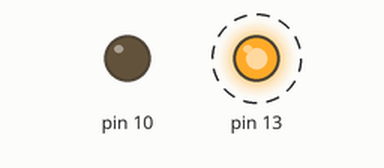
The sketch below on a simulated Arduino Uno, built with avr-gcc and run on an emulated ATmega328P. On the bench: output pins drawn as LEDs (lit = HIGH). Dashed ring = blinking.

Above: at 0.2 s.
At 6.3 s:
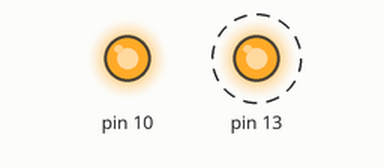
Timing chart, 0 to 8.1 s (numbered marks = the images above):
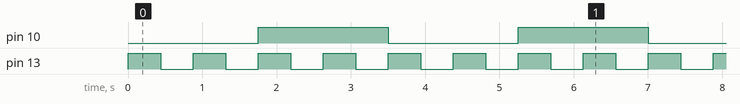

Measured:
- by itself, pin 10: alternates HIGH for 1.8 s and LOW for 1.8 s
- by itself, pin 13: alternates HIGH for 0.44 s and LOW for 0.44 s
- by itself, everything shown: repeats every 3.5 s, in 8 steps

The sketch:

blinkingLEDs.ino
```cpp
#include <avr/io.h>


// Optimierung des Codes anhand macros
#define SET(x,y) (x |= y)
#define CLEAR(x,y) (x &=~ y)
#define INVERT(x,y) (x ^= y)
#define BIT(b) (1<<b)

#define LED1 BIT(5)
#define LED2 BIT(4)
#define LED4 BIT(2)

// Declaration of functions
void Init();
void Blink_LED1();
void Toggle_LED4();
void PauseAn();
void PauseAus();


int main() {
  Init();
  while(1) {           // forever
    Blink_LED1();
    Toggle_LED4();
  }
}

// Definition of functions used in main()

void Init() {
  CLEAR(DDRB, B00111100);
  CLEAR(PORTB, B00111100);
  SET(DDRB, 0x24);      // DDRB |= 0x24;        // setze Bit 2 und 5 im Port B auf Ausgang (LED 1 und 4) --> LEDs 1 and 4 are turned on --> ??1001??
  CLEAR(PORTB, 0x24);     // PORTB &=~ 0x24;      // gib an PortB Pin2 (LED4) und 5 (LED1) 0-Pegel aus --> LED an --> LEDs 1 and 4 remain on --> ??0000?? (? is 1 or 0)
}

void Blink_LED1() {
  SET(PORTB, LED1);    // SET(PORTB, BIT(5));   // SET(PORTB, 0x20); //PORTB |= 0x20;     // setze Bit 5 am PORTB --> Ausgabe 1-Pegel, LED1 aus PORTB = ??1000??
  PauseAus();
  CLEAR(PORTB,LED1);  // CLEAR(PORTB,BIT(5));    // CLEAR(PORTB,0x20); //PORTB &=~ 0x20;     /* lösche Bit 5 --> Ausgabe 0, LED1 aber noch nicht an, weil ohne nächste Anweisung 'Pause()' kommt die Anweisung 'SET() nochmals, der das Bit direkt löscht
  PauseAus(); // --> LED This is needed to turn on the LED1 again

  SET(PORTB, LED1);    // SET(PORTB, BIT(5));   // SET(PORTB, 0x20); //PORTB |= 0x20;     // setze Bit 5 am PORTB --> Ausgabe 1-Pegel, LED1 aus PORTB = ??1000??
  PauseAus();
  CLEAR(PORTB,LED1);  // CLEAR(PORTB,BIT(5));    // CLEAR(PORTB,0x20); //PORTB &=~ 0x20;     /* lösche Bit 5 --> Ausgabe 0, LED1 aber noch nicht an, weil ohne nächste Anweisung 'Pause()' kommt die Anweisung 'SET() nochmals, der das Bit direkt löscht
  PauseAus(); // --> LED This is needed to turn on the LED1 again
}

void Toggle_LED4() {
  INVERT(PORTB, LED4); // PORTB ^= LED4 // PORTB ^= BIT(2);       // PORTB ^= 0x4;       // invertiere Bit 2 in Port B --> LED4 umschalten --> ??000(1)??
//  PauseAus();
/*  SET(PORTB, LED4);
  Pause();
  CLEAR(PORTB,LED4);
  Pause(); */
}

void PauseAus() {
  //for (volatile unsigned long i = 0; i < 4000000; i++)  // kurze Pause // 4000000 corresponds to 8 seconds --> 500000 calculations per second --> 0.5MHz --> why 0.5 MHz and not 4MHz?
  for (volatile unsigned long i = 0; i < 200000; i++)

  ;
}

void PauseAn() {
  for (volatile unsigned long i = 0; i < 100000; i++)  // kurze Pause
  ;
}
```
